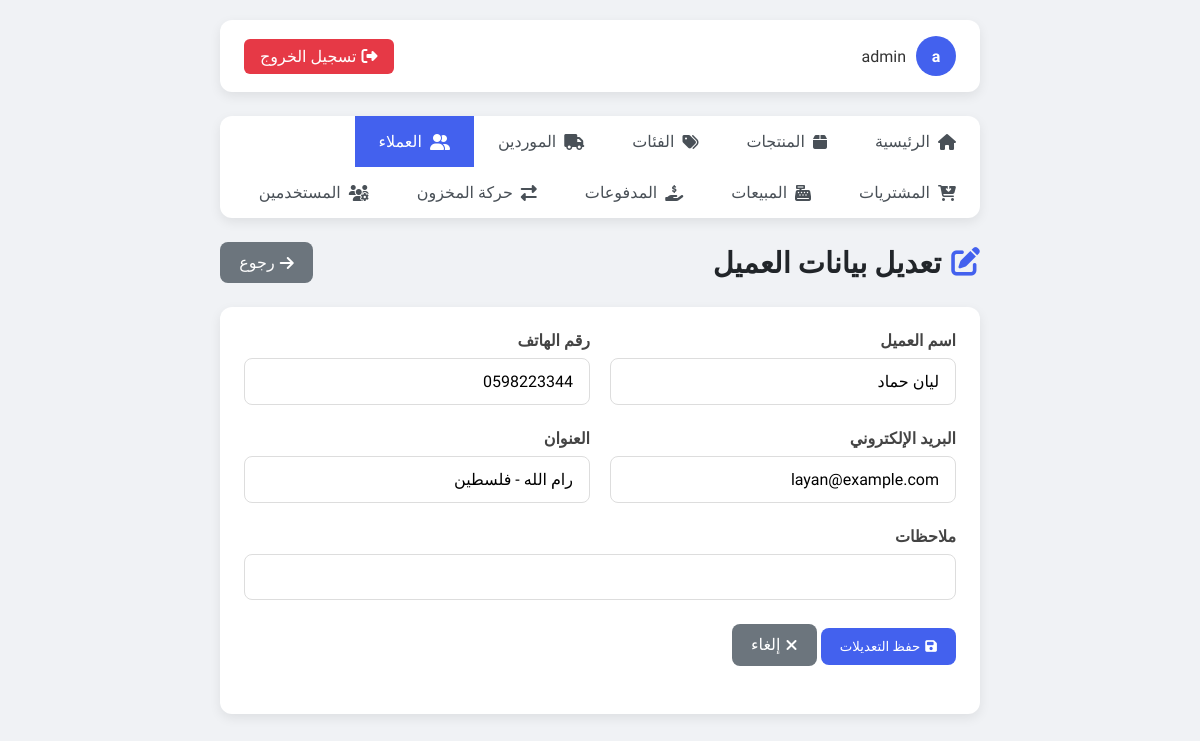
Page /edit_customer.php?id=2 (signed in) on the committed database.
### tables this page shows
CREATE TABLE IF NOT EXISTS customers (
    id INT AUTO_INCREMENT PRIMARY KEY,
    name VARCHAR(150) NOT NULL,
    phone VARCHAR(30),
    email VARCHAR(150),
    address VARCHAR(255),
    notes VARCHAR(255),
    created_at TIMESTAMP DEFAULT CURRENT_TIMESTAMP
);

### edit_customer.php (the view, shortened to what this page needs)
<?php
include "config.php";
$id = (int)$_GET['id'];
$sql = "SELECT * FROM customers WHERE id = $id";
$result = mysqli_query($conn, $sql);
$customer = mysqli_fetch_assoc($result);
?>
<!DOCTYPE html>
<html lang="ar" dir="rtl">
<head>
    <link rel="stylesheet" href="https://cdnjs.cloudflare.com/ajax/libs/font-awesome/6.4.0/css/all.min.css">
</head>
<body>
    <div class="container">
        <div class="topbar">
            <div class="user-info">
                <div class="avatar"><?php echo substr($_SESSION["username"], 0, 1); ?></div>
                <span><?php echo $_SESSION["username"]; ?></span>
            </div>
            <a href="logout.php" class="logout-btn"><i class="fas fa-sign-out-alt"></i> تسجيل الخروج</a>
        </div>
        <div class="nav">
            <a href="index.php"><i class="fas fa-home"></i> الرئيسية</a>
            <a href="products.php"><i class="fas fa-box"></i> المنتجات</a>
            <a href="categories.php"><i class="fas fa-tags"></i> الفئات</a>
            <a href="suppliers.php"><i class="fas fa-truck"></i> الموردين</a>
            <a href="customers.php" class="active"><i class="fas fa-user-friends"></i> العملاء</a>
            <a href="purchases.php"><i class="fas fa-cart-arrow-down"></i> المشتريات</a>
            <a href="sales.php"><i class="fas fa-cash-register"></i> المبيعات</a>
            <a href="payments.php"><i class="fas fa-hand-holding-usd"></i> المدفوعات</a>
            <a href="stock_movements.php"><i class="fas fa-exchange-alt"></i> حركة المخزون</a>
            <?php if($_SESSION['role'] === 'admin'): ?>
            <a href="users.php"><i class="fas fa-users-cog"></i> المستخدمين</a>
            <?php endif; ?>
        </div>
        <div class="page-header">
            <h1 class="page-title"><i class="fas fa-edit"></i> تعديل بيانات العميل</h1>
            <a href="customers.php" class="btn" style="background: #6c757d; color: white;"><i class="fas fa-arrow-right"></i> رجوع</a>
        </div>
        <div class="form-container">
            <form action="edit_customer.php?id=<?php echo $id; ?>" method="post">
                <div class="form-row">
                    <div class="form-col">
                        <div class="form-group">
                            <label for="name">اسم العميل</label>
                            <input type="text" class="form-control" id="name" name="name" value="<?php echo htmlspecialchars($customer['name']); ?>" required>
                        </div>
                    </div>
                    <div class="form-col">
                        <div class="form-group">
                            <label for="phone">رقم الهاتف</label>
                            <input type="text" class="form-control" id="phone" name="phone" value="<?php echo htmlspecialchars($customer['phone']); ?>">
                        </div>
                    </div>
                </div>
                <div class="form-row">
                    <div class="form-col">
                        <div class="form-group">
                            <label for="email">البريد الإلكتروني</label>
                            <input type="email" class="form-control" id="email" name="email" value="<?php echo htmlspecialchars($customer['email']); ?>">
                        </div>
                    </div>
                    <div class="form-col">
                        <div class="form-group">
                            <label for="address">العنوان</label>
                            <input type="text" class="form-control" id="address" name="address" value="<?php echo htmlspecialchars($customer['address']); ?>">
                        </div>
                    </div>
                </div>
                <div class="form-group">
                    <label for="notes">ملاحظات</label>
                    <input type="text" class="form-control" id="notes" name="notes" value="<?php echo htmlspecialchars($customer['notes']); ?>">
                </div>
                <div class="form-group">
                    <button type="submit" class="btn btn-primary"><i class="fas fa-save"></i> حفظ التعديلات</button>
                    <a href="customers.php" class="btn" style="background: #6c757d; color: white;"><i class="fas fa-times"></i> إلغاء</a>
                </div>
            </form>
        </div>
    </div>
</body>
</html>

### edit_customer.php (style rules this page uses)
:root { --primary: #4361ee; --secondary: #3f37c9; --success: #4cc9f0; --info: #4895ef; --warning: #f72585; --danger: #e63946; --light: #f8f9fa; --dark: #212529; --background: #f0f2f5; --card-shadow: 0 4px 12px rgba(0, 0, 0, 0.08); }
* { margin: 0; padding: 0; box-sizing: border-box; font-family: 'Tajawal', sans-serif; }
body { background-color: var(--background); color: #333; min-height: 100vh; }
.container { max-width: 800px; margin: 0 auto; padding: 20px; }
.topbar { background-color: white; border-radius: 12px; padding: 1rem 1.5rem; margin-bottom: 1.5rem; display: flex; justify-content: space-between; align-items: center; box-shadow: var(--card-shadow); }
.user-info { display: flex; align-items: center; }
.user-info .avatar { width: 40px; height: 40px; background-color: var(--primary); border-radius: 50%; display: flex; align-items: center; justify-content: center; color: white; margin-left: 10px; font-weight: bold; }
.logout-btn { background-color: var(--danger); color: white; padding: 0.5rem 1rem; border-radius: 6px; text-decoration: none; display: flex; align-items: center; transition: all 0.3s; }
.logout-btn i { margin-left: 5px; }
.nav { display: flex; flex-wrap: wrap; background: white; border-radius: 12px; margin-bottom: 1.5rem; box-shadow: var(--card-shadow); }
.nav a { padding: 1rem 1.5rem; text-decoration: none; color: #495057; font-weight: 500; transition: all 0.3s; display: flex; align-items: center; }
.nav a:hover, .nav a.active { background-color: var(--primary); color: white; }
.nav a i { margin-left: 8px; }
.page-header { display: flex; justify-content: space-between; align-items: center; margin-bottom: 1.5rem; }
.page-title { font-size: 1.8rem; color: var(--dark); display: flex; align-items: center; }
.page-title i { margin-left: 10px; color: var(--primary); }
.btn { padding: 0.7rem 1.2rem; border-radius: 8px; text-decoration: none; display: inline-flex; align-items: center; transition: all 0.3s; font-weight: 500; border: none; cursor: pointer; }
.btn-primary { background-color: var(--primary); color: white; }
.btn i { margin-left: 5px; }
.form-container { background-color: white; border-radius: 12px; padding: 1.5rem; box-shadow: var(--card-shadow); margin-bottom: 1.5rem; }
.form-group { margin-bottom: 1.5rem; }
.form-group label { display: block; margin-bottom: 0.5rem; font-weight: 600; color: #444; }
.form-control { width: 100%; padding: 0.8rem 1rem; border: 1px solid #ddd; border-radius: 8px; font-size: 1rem; transition: all 0.3s; }
.form-row { display: flex; flex-wrap: wrap; margin-right: -10px; margin-left: -10px; }
.form-col { flex: 1 0 0%; padding: 0 10px; }

### rows in the picture
customers: name "ليان حماد", phone "0598223344", email "layan@example.com", address "رام الله - فلسطين"

### other values in the picture
substr($_SESSION["username"], 0, 1) "a"
$_SESSION["username"] "admin"
